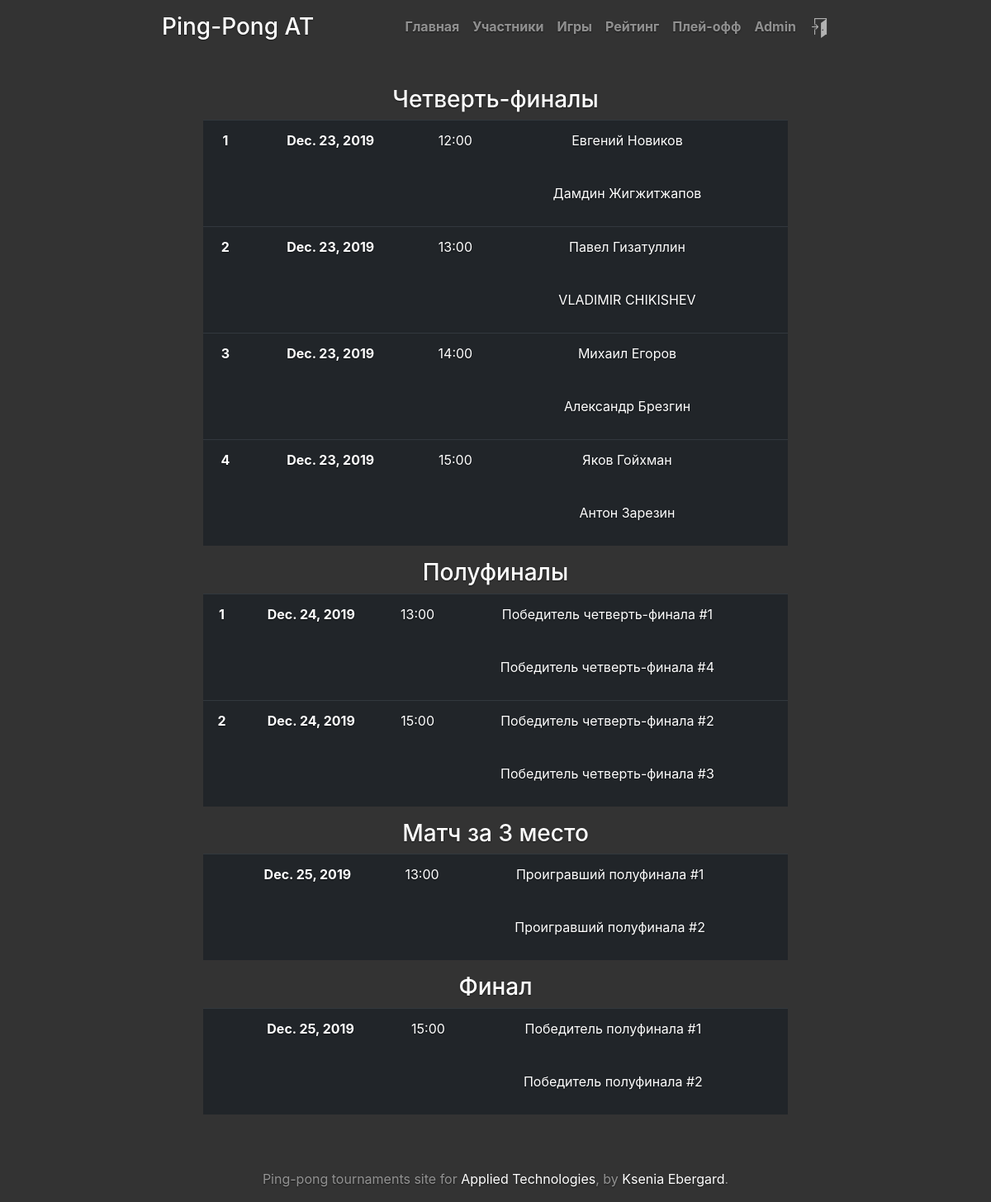
The app's page /playoff/ (signed in), older data.
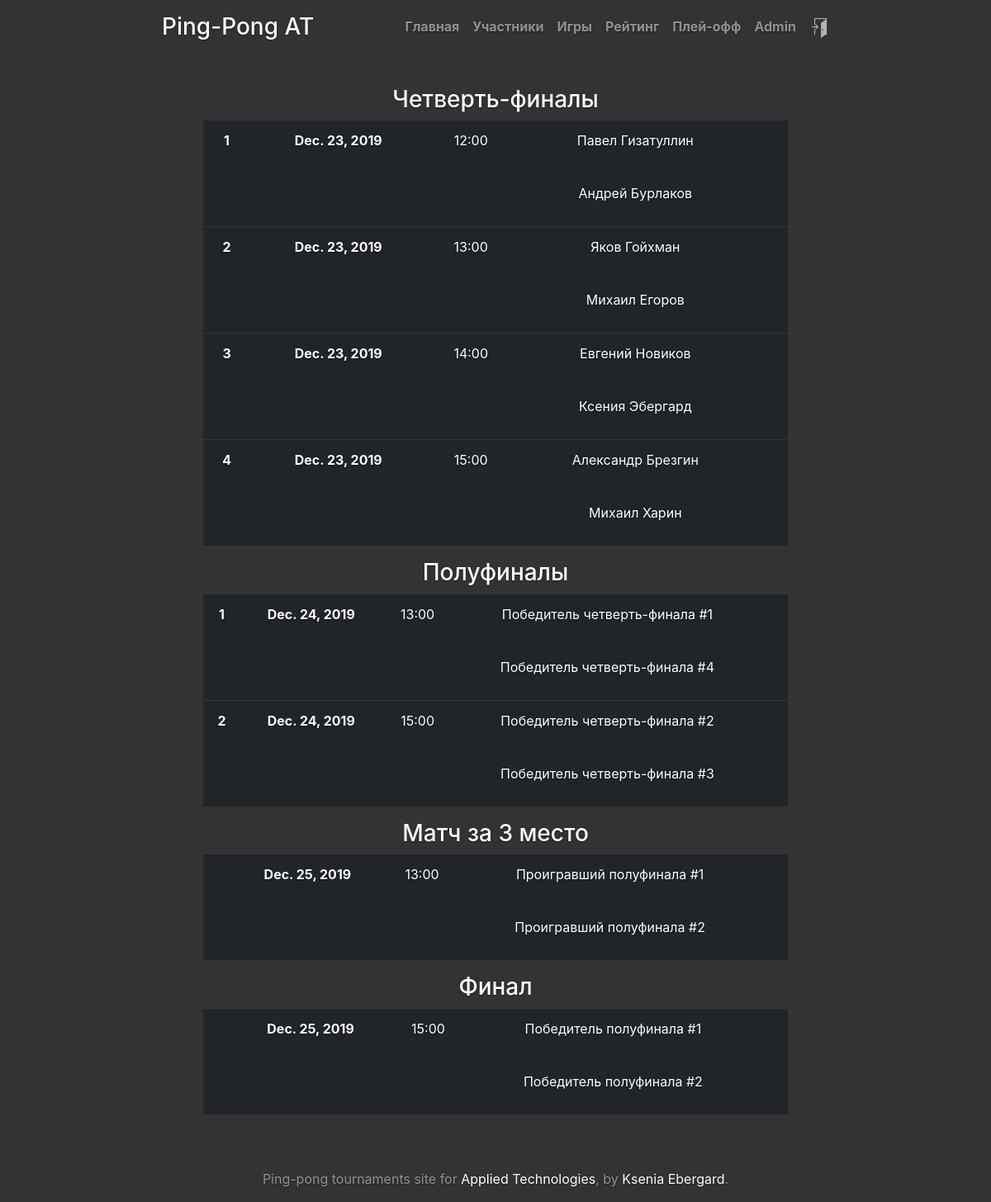
The same page, newer data.
### tournament/models.py (models this page shows, shortened)
class Game(models.Model):
    tournament = models.ForeignKey(Tournament, on_delete=models.CASCADE)
    game_ids = (
        (0, 'group stage'),
        (1, '1st quarter final'),
        (2, '2nd quarter final'),
        (3, '3d quarter final'),
        (4, '4th quarter final'),
        (5, '1st semifinal'),
        (6, '2nd semifinal'),
        (7, 'match for 3d place'),
        (8, 'final'),
    )
    game_id = models.SmallIntegerField('Game identifier', choices=game_ids, default=0)
    id1 = models.SmallIntegerField('participant1 drawn number')
    id2 = models.SmallIntegerField('participant2 drawn number')
    participant1 = models.ForeignKey(Participant, to_field='id', on_delete=models.CASCADE, related_name='participant1',
                                     blank=True, null=True)
    participant2 = models.ForeignKey(Participant, to_field='id', on_delete=models.CASCADE, related_name='participant2',
                                     blank=True, null=True)
    game_date = models.DateField('game date', blank=True, null=True)
    start_time = models.TimeField('game start time', blank=True, null=True)
    def save(self, first_call=True, *args, **kwargs):
        if first_call:
            if self.id1 == self.id2:
                raise ValidationError(_("Participant1 and Participant2 are the same person"), code=1)
            if self in self.tournament.game_set.all():
                raise ValidationError(_("Duplicate game : {}".format(self)), code=2)
        super(Game, self).save(*args, **kwargs)
    def get_p1(self):
        if self.participant1:
            return self.participant1
        if self.game_id == 0:
            return "Номер на жеребьёвке #{}".format(self.id1)
        elif self.game_id in (1, 2, 3, 4):
            return "{} место на групповом этапе".format(self.game_id)
        elif self.game_id == 5:
            return "Победитель четверть-финала #1"
        elif self.game_id == 6:
            return "Победитель четверть-финала #2"
        elif self.game_id == 7:
            return "Проигравший полуфинала #1"
        elif self.game_id == 8:
            return "Победитель полуфинала #1"
        else:
            return None
    def get_p2(self):
        if self.participant2:
            return self.participant2
        if self.game_id == 0:
            return "Номер на жеребьёвке #{}".format(self.id2)
        elif self.game_id in (1, 2, 3, 4):
            return "{} место на групповом этапе".format(8 - self.game_id + 1)
        elif self.game_id == 5:
            return "Победитель четверть-финала #4"
        elif self.game_id == 6:
            return "Победитель четверть-финала #3"
        elif self.game_id == 7:
            return "Проигравший полуфинала #2"
        elif self.game_id == 8:
            return "Победитель полуфинала #2"
        else:
            return None
    def get_winner(self):
        results = self.setresult_set.all()
        return None
    def get_loser(self):
        results = self.setresult_set.all()
        return None

class Participant(models.Model):
    tournament = models.ForeignKey(Tournament, to_field='id', on_delete=models.CASCADE)
    user = models.ForeignKey(User, to_field='username', on_delete=models.CASCADE)
    drawn_number = models.SmallIntegerField('drawn number', blank=True, null=True)
    initialized = models.BooleanField(default=False)
    win_sets = models.IntegerField(default=0)
    win_balls = models.IntegerField(default=0)
    games_left = models.IntegerField(default=10)
    class Meta:
        unique_together = ('tournament', 'user')
    def __str__(self):
        return "{} {}".format(self.user.first_name, self.user.last_name)
    def __eq__(self, other):
        if isinstance(other, self.__class__):
            return self.tournament == other.tournament and self.user == other.user
        return False
    def save(self, *args, **kwargs):
        super(Participant, self).save(*args, **kwargs)

### tournament/views.py (the view)
# urls.py: path('playoff/', views.playoff, name='playoff'),
def playoff(request):
    tournament = get_current_tournament()
    if tournament:
        tournament_status = tournament.get_status()
    else:
        return HttpResponse("<h2>Play-off games are not available</h2>")
    recount_rating()
    participants = list(tournament.participant_set.all())
    participants.sort(key=lambda elem: (elem.win_sets, elem.win_balls), reverse=True)
    playoffs = participants[:8]
    quarter_games = list(Game.objects.filter(Q(tournament=tournament) &
                                             (Q(game_id=1) | Q(game_id=2) |
                                              Q(game_id=3) | Q(game_id=4))))
    for g in quarter_games:
        g.participant1 = playoffs[g.id1 - 1]
        g.participant2 = playoffs[g.id2 - 1]
        g.save(first_call=False, update_fields=["participant1", "participant2"])
    semi_games = list(Game.objects.filter(Q(tournament=tournament) &
                                          (Q(game_id=5) | Q(game_id=6))))
    for g in semi_games:
        if type(g.get_p1()) is not Participant:
            p1 = list(Game.objects.filter(Q(tournament=tournament) & Q(game_id=g.id1)))[0].get_winner()
            if p1:
                g.participant1 = p1
                g.save(first_call=False, update_fields=["participant1"])
        if type(g.get_p2()) is not Participant:
            p2 = list(Game.objects.filter(Q(tournament=tournament) & Q(game_id=g.id2)))[0].get_winner()
            if p2:
                g.participant2 = p2
                g.save(first_call=False, update_fields=["participant2"])
    third_game = list(Game.objects.filter(Q(tournament=tournament) & Q(game_id=7)))
    for g in third_game:
        if type(g.get_p1()) is not Participant:
            p1 = list(Game.objects.filter(Q(tournament=tournament) & Q(game_id=5)))[0].get_loser()
            if p1:
                g.participant1 = p1
                g.save(first_call=False, update_fields=["participant1"])
        if type(g.get_p2()) is not Participant:
            p2 = list(Game.objects.filter(Q(tournament=tournament) & Q(game_id=6)))[0].get_loser()
            if p2:
                g.participant2 = p2
                g.save(first_call=False, update_fields=["participant2"])
    final_game = list(Game.objects.filter(Q(tournament=tournament) & Q(game_id=8)))
    for g in final_game:
        if type(g.get_p1()) is not Participant:
            p1 = list(Game.objects.filter(Q(tournament=tournament) & Q(game_id=5)))[0].get_winner()
            if p1:
                g.participant1 = p1
                g.save(first_call=False, update_fields=["participant1"])
        if type(g.get_p2()) is not Participant:
            p2 = list(Game.objects.filter(Q(tournament=tournament) & Q(game_id=6)))[0].get_winner()
            if p2:
                g.participant2 = p2
                g.save(first_call=False, update_fields=["participant2"])
    if tournament_status in (0, 1, 2, 3):
        return render(request, 'tournament/playoff.html', locals())
    else:
        return HttpResponse("<h2>Play-off games are not available</h2>")

### tournament/functions.py (called while the page is built)
def get_current_tournament():
    if Tournament.objects.exists():
        return Tournament.objects.latest('id')
    return None

def recount_rating():
    tournament = get_current_tournament()
    for p in tournament.participant_set.all():
        p.win_sets = 0
        p.win_balls = 0
        p.games_left = 0
        for g in Game.objects.filter((Q(participant1=p) | Q(participant2=p)) & Q(game_id=0)):
            if g.setresult_set.exists():
                for r in g.setresult_set.all():
                    if g.participant1 == p:
                        if r.result1 > r.result2:
                            p.win_sets += 1
                        p.win_balls += r.result1 - r.result2
                    else:
                        if r.result2 > r.result1:
                            p.win_sets += 1
                        p.win_balls += r.result2 - r.result1
            else:
                p.games_left += 1
        p.save(update_fields=["win_sets", "win_balls", "games_left"])

### tournament/models.py (called while the page is built)
    def number_of_participants(self):
        return self.participant_set.count()

### tournament/templates/tournament/playoff.html (shortened to what the changed rows need)
{% extends "base.html" %}
{% block content %}
{% if quarter_games %}
<table class="table table-dark">
    <tbody>
    {% for g in quarter_games %}
        <tr>
            <th scope="row">{{ forloop.counter }}</th>
            <th scope="row">{{ g.game_date }}</th>
            <td>{{ g.start_time|time:'H:i' }}</td>
            {% if g.get_p1 == g.get_winner %}
            <td class="text-success">
            {% else %}
            <td>
            {% endif %}
            {{ g.get_p1 }}</td>
            <td>
                <table style="width: 100%; height: 40px; align:justify;"><tr>
                </tr></table>
            </td>
        </tr>
        <tr>
            <th scope="row" style="border: 0px"></th>
            <th scope="row" style="border: 0px"></th>
            <td style="border: 0px"></td>
            {% if g.get_p2 == g.get_winner %}
            <td style="border: 0px" class="text-success">
            {% else %}
            <td style="border: 0px">
            {% endif %}
            {{ g.get_p2 }}</td>
            <td style="border: 0px">
                <table style="width: 100%; height: 40px; align:justify;"><tr>
                </tr></table>
            </td>
        </tr>
    {% endfor %}
    </tbody>
</table>
{% if semi_games %}
<table class="table table-dark">
    <tbody>
    {% for g in semi_games %}
        <tr>
            <th scope="row">{{ forloop.counter }}</th>
            <th scope="row">{{ g.game_date }}</th>
        </tr>
        <tr>
            <th scope="row" style="border: 0px"></th>
            <th scope="row" style="border: 0px"></th>
        </tr>
    {% endfor %}
    </tbody>
</table>
{% if third_game %}
<table class="table table-dark">
    <tbody>
    {% for g in third_game %}
        <tr>
            <th scope="row"></th>
            <th scope="row">{{ g.game_date }}</th>
        </tr>
        <tr>
            <th scope="row" style="border: 0px"></th>
            <th scope="row" style="border: 0px"></th>
        </tr>
    {% endfor %}
    </tbody>
</table>
{% endif %}
{% if final_game %}
<table class="table table-dark">
    <tbody>
    {% for g in final_game %}
        <tr>
            <th scope="row"></th>
            <th scope="row">{{ g.game_date }}</th>
        </tr>
        <tr>
            <th scope="row" style="border: 0px"></th>
            <th scope="row" style="border: 0px"></th>
        </tr>
    {% endfor %}
    </tbody>
</table>
{% endif %}
{% endif %}
{% else %}
<h3 class="cover-heading">Вскоре здесь появится расписание игр</h3>
{% endif %}
{% endblock %}

Row changes from the older to the newer data that the page shows:
changed Game: get_p1 "Евгений Новиков" → "Павел Гизатуллин"; get_p2 "Дамдин Жигжитжапов" → "Андрей Бурлаков"
changed Game: get_p1 "Павел Гизатуллин" → "Яков Гойхман"; get_p2 "VLADIMIR CHIKISHEV" → "Михаил Егоров"
changed Game: get_p1 "Михаил Егоров" → "Евгений Новиков"; get_p2 "Александр Брезгин" → "Ксения Эбергард"
changed Game: get_p1 "Яков Гойхман" → "Александр Брезгин"; get_p2 "Антон Зарезин" → "Михаил Харин"
